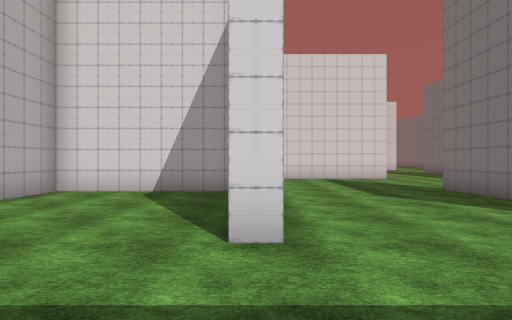
view 1 (above)

24 first-person views from a walk through a Unity game level. The camera is 1.5 m above the floor, looks level and sees 80° across. The floor is counted in squares, 2 m on a side. Each view is taken from the middle of a square. On the plan, view 1 faces up. The plan holds only what a view shows up to about 10 squares ahead; the rest is blank. The place goes on beyond the plan. The player character is not drawn. Some surface patterns are stand-ins.

view 2
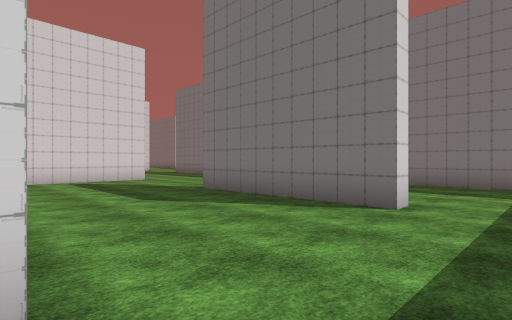

view 3
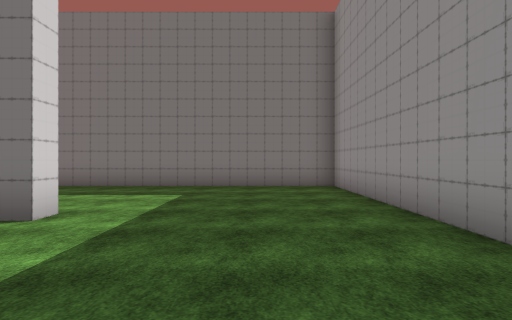

view 4
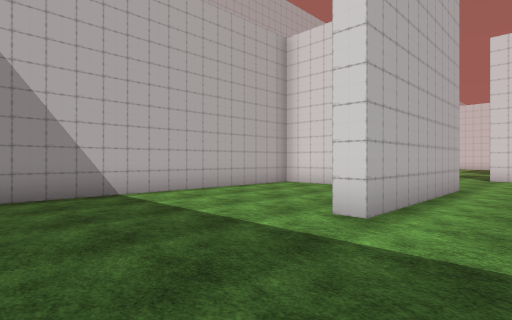

view 5
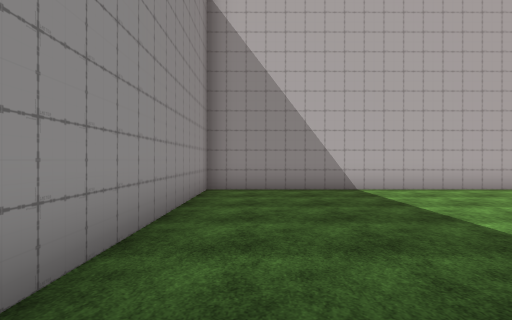

view 6
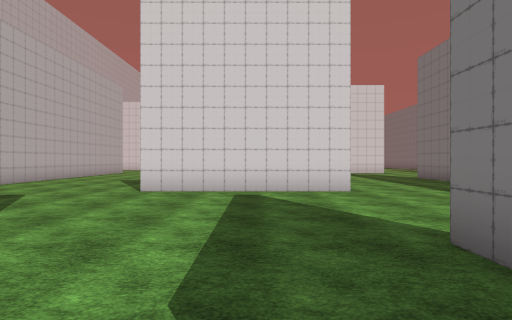

view 7
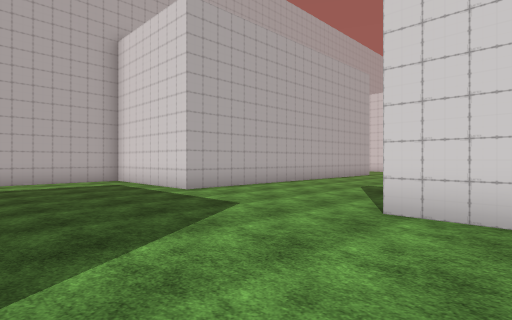

view 8
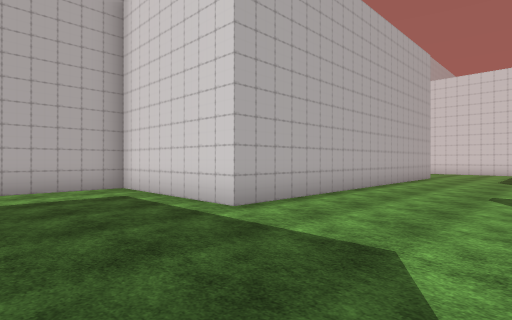

view 9
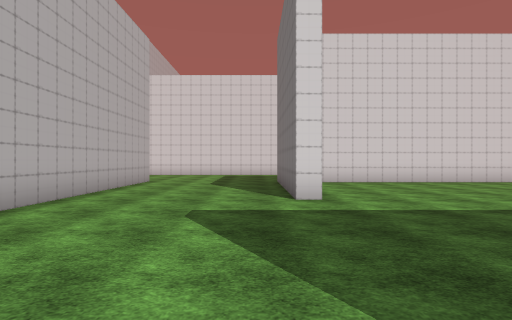

view 10
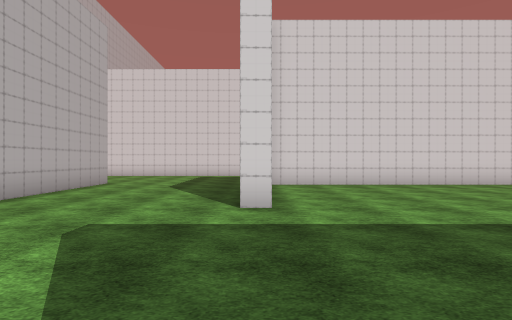

view 11
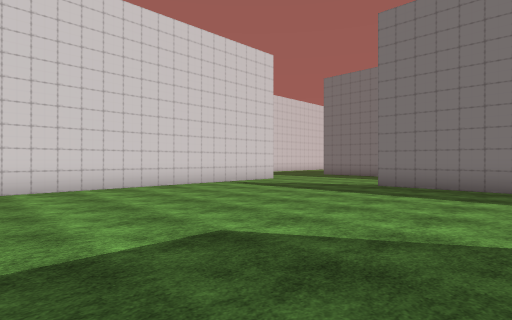

view 12
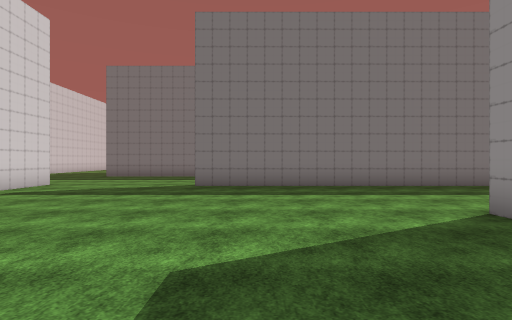

view 13
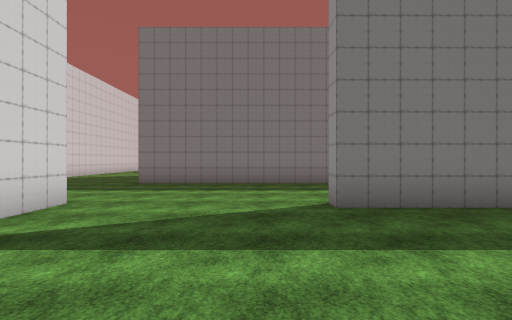

view 14
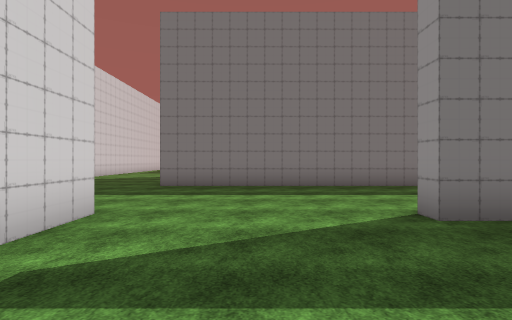

view 15
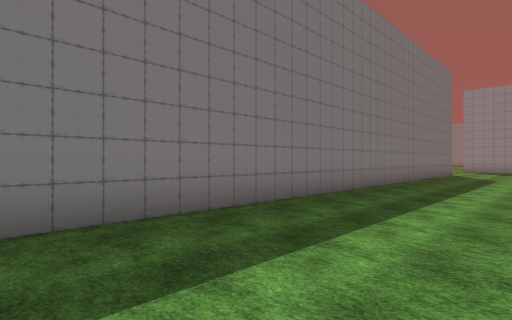

view 16
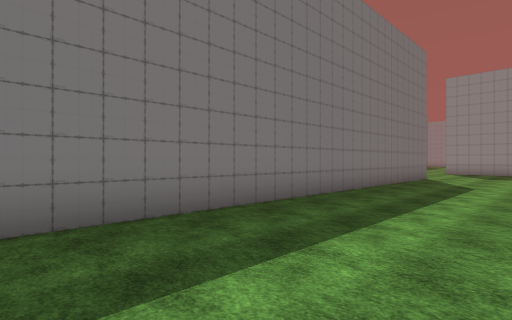

view 17
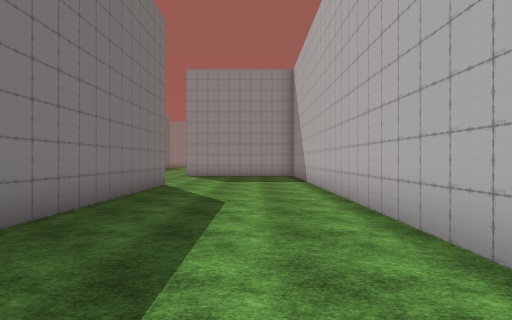

view 18
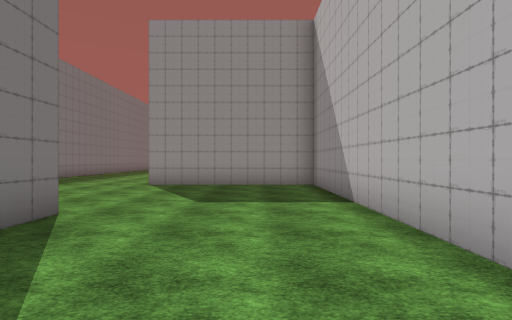

view 19
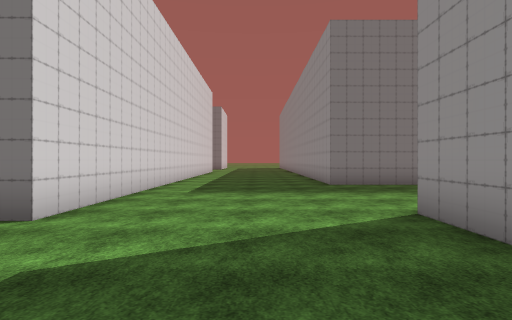

view 20
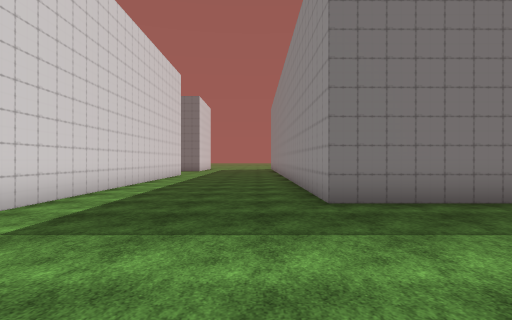

view 21
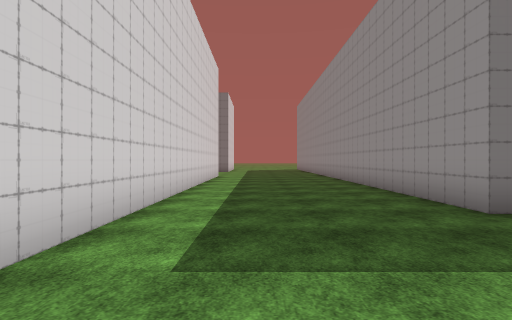

view 22
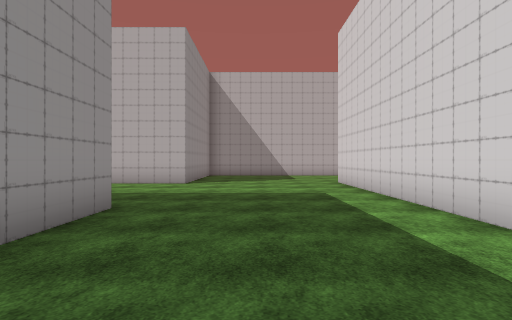

view 23
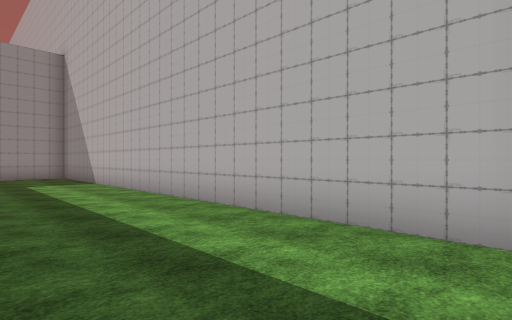

view 24
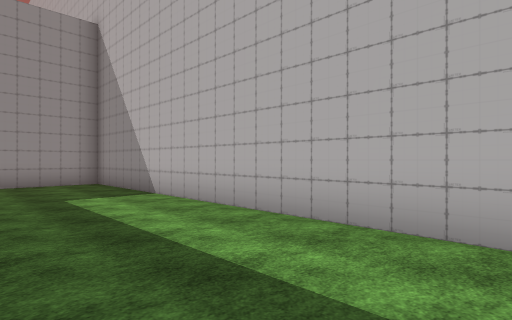

### Floor plan
Points are (right, up) in squares from view 1. A wall is a line through its corners. A room is listed if a view was taken in it or the views show most of it. See-through windows are left out.
Room 1 (views 1, 2, 3, 4, 5, 6, 7, 8, 9, 10, 11, 12, 13, 14, 15, 16, 17, 18, 19, 20, 21, 22, 23, 24)
walls: (5.2, 12.3) (0.2, 12.3); (9.8, 9.2) (9.8, 17.7) (10.2, 17.7); (0.3, 7.8) (0.3, 2.7) (-0.2, 2.7); (10.2, 10) (10.2, -2.3) (15.3, -2.3) (15.3, -4.5); (-0.6, 7.3) (-4.7, 7.3) (-4.7, -2.3) (1.6, -2.3); (5.2, 2.7) (4.8, 2.7) (4.8, 7.8); (0.4, 17.8) (-0.2, 17.8) (-0.2, 21.9); (3.6, -2.3) (9.8, -2.3) (9.8, 5.8); (10.2, 22.2) (0.5, 22.2); (-4.7, 22.8) (-4.7, 12.3) (-9.3, 12.3) (-9.3, -2.3) (-6.9, -2.3); (20.3, -4.5) (20.3, -2.3) (25.5, -2.3); (25.5, 2.7) (14.7, 2.7) (14.7, 22.8)

Positions as (right, up) in squares from view 1, and headings:
1: (0, 0), facing up
2: (0, 1), facing up-right
3: (1, 0), facing right
4: (2, -1), facing up-left
5: (3, -1), facing left
6: (3, 5), facing up
7: (2, 8), facing up-left
8: (-1, 9), facing up-left
9: (-1, 12), facing up
10: (0, 13), facing up
11: (1, 14), facing up-right
12: (1, 16), facing right
13: (5, 19), facing right
14: (6, 20), facing right
15: (11, 20), facing down-right
16: (11, 16), facing down-right
17: (12, 12), facing down
18: (12, 7), facing down
19: (11, 0), facing right
20: (15, -1), facing right
21: (16, 1), facing right
22: (25, 0), facing left
23: (-6, 12), facing down-left
24: (-6, 8), facing down-left
